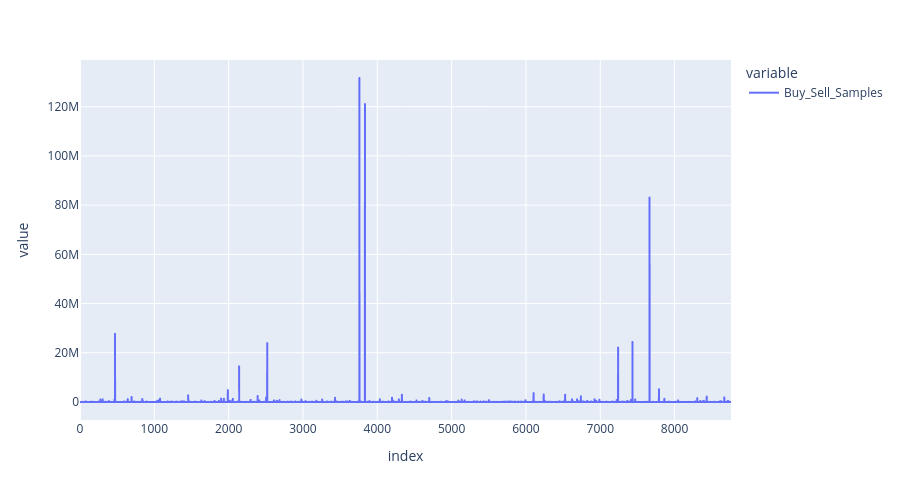

The code cell stored with this chart in its notebook:
### Code cell
fig = px.line(buy_sell_samples.applymap(lambda x: x/1e18), height=500)
fig.show()

### Figure 1 — Plotly figure (JSON) as saved in the notebook; plotly's stock layout.template omitted (floating-point values rounded to 4 significant figures; data arrays with more than 128 entries replaced by an {"elided": "..."} marker saying what was removed)
{"data": [{"hovertemplate": "variable=Buy_Sell_Samples<br>index=%{x}<br>value=%{y}<extra></extra>", "legendgroup": "Buy_Sell_Samples", "line": {"color": "#636efa", "dash": "solid"}, "mode": "lines", "name": "Buy_Sell_Samples", "showlegend": true, "type": "scattergl", "x": {"elided": "8760 int values"}, "xaxis": "x", "y": {"elided": "8760 float values"}, "yaxis": "y"}], "layout": {"height": 500, "legend": {"title": {"text": "variable"}, "tracegroupgap": 0}, "margin": {"t": 60}, "xaxis": {"anchor": "y", "domain": [0, 1], "title": {"text": "index"}}, "yaxis": {"anchor": "x", "domain": [0, 1], "title": {"text": "value"}}}}
